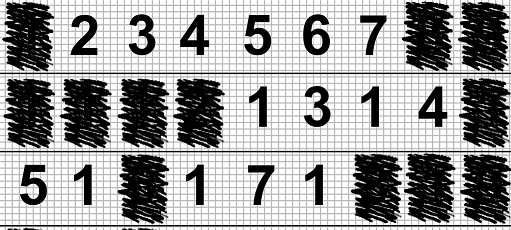
#> input picture Problem_4/digits_main_image.png, 511 x 230 px
$ jupyter execute --allow-errors numbers_detection.ipynb
#> lines starting #> are read from the running program, lines starting #| are printed output that depends on the picture; after the words box and inside, x2 and y2 are one past the last pixel; in counts of white or black regions, pixels touching at a corner belong together
[cell 1]
import cv2 as cv
import numpy as np
import matplotlib.pyplot as plt

[cell 2]
def load_and_binarize(image_path):
    """Load an image and binarize it."""
#> called with image_path = 'digits_main_image.png'
    img = cv.imread(image_path, cv.IMREAD_GRAYSCALE)
#> img is the input picture: shape (230, 511); min 0, max 255, mean 153.1
    _, bin_img = cv.threshold(img, 128, 255, cv.THRESH_BINARY_INV)
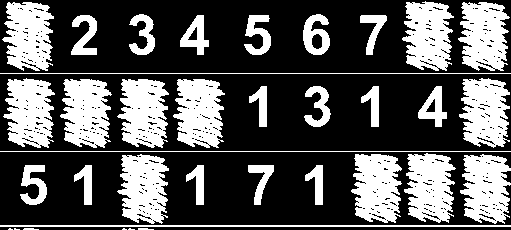
#> bin_img: shape (230, 511); 34.9% white; 36 white regions (4 under 20 px), largest, box (x1, y1, x2, y2) and area: (173, 79, 225, 148) 2641, (351, 154, 402, 223) 2641, (60, 79, 112, 148) 2619
#> call 2 of load_and_binarize, with image_path = 'template_4.png'
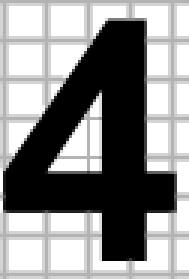
#> input picture Problem_4/template_4.png, 63 x 93 px (shown 3 times larger)
#> in load_and_binarize, img is the input picture: shape (93, 63); min 0, max 255, mean 140.6
#> in load_and_binarize (call 2), `_, bin_img = cv.threshold(img, 128, 255, cv.THRESH_BINARY_INV)`:
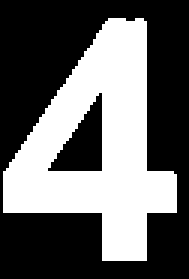
#> bin_img: shape (93, 63) (shown 3 times larger); 39.9% white; 1 white region
    return bin_img

def create_mask(template):
    """Create a mask for templates 4 and 6."""
    mask = np.zeros_like(template, dtype=np.uint8)
    contours, _ = cv.findContours(template, cv.RETR_EXTERNAL, cv.CHAIN_APPROX_SIMPLE)
#> contours = 1 contour; box (x1, y1, x2, y2) and area: (1, 6, 59, 87) 2467
    cv.drawContours(mask, contours, -1, 255, thickness=cv.FILLED)
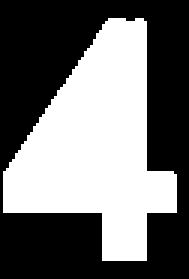
#> mask: shape (93, 63) (shown 3 times larger); 44.1% white; 1 white region, box (x1, y1, x2, y2) and area: (1, 6, 59, 87) 2585
    mask = cv.bitwise_not(mask)
#> mask: shape (93, 63); 55.9% white; 1 black region, box (x1, y1, x2, y2) and area: (1, 6, 59, 87) 2585
    return 255 - mask

[cell 3]
def find_best_scale_and_detect_digits(main_image, templates):
    """Find the best scale using pyramid scaling and detect digits."""
    scales = [0.5, 0.75, 1.25, 1.5, 2.0]  # Possible scales to test
    best_scale = 1.0
    threshold = 0.95
    best_matches = []

    for digit, (tmpl, mask) in templates.items():
        res = cv.matchTemplate(main_image, tmpl, cv.TM_CCORR_NORMED, mask=mask)
        loc = np.where(res >= threshold)
        for pt in zip(*loc[::-1]):
            top_left = pt
            bottom_right = (top_left[0] + tmpl.shape[1], top_left[1] + tmpl.shape[0])
            max_val = res[top_left[1], top_left[0]]
            best_matches.append((max_val, digit, top_left, bottom_right))

    for scale in scales:
        scaled_img = cv.resize(main_image, None, fx=scale, fy=scale, interpolation=cv.INTER_LINEAR)
        scale_matches = []

        for digit, (tmpl, mask) in templates.items():
            res = cv.matchTemplate(scaled_img, tmpl, cv.TM_CCORR_NORMED, mask=mask)
            loc = np.where(res >= threshold)  # Все точки, где корреляция >= threshold

            for pt in zip(*loc[::-1]):  # Перебор всех подходящих точек
                top_left = pt
                bottom_right = (top_left[0] + tmpl.shape[1], top_left[1] + tmpl.shape[0])
                max_val = res[top_left[1], top_left[0]]  # Значение корреляции
                scale_matches.append((max_val, digit, top_left, bottom_right))

        if sum(match[0] for match in scale_matches) > sum(match[0] for match in best_matches):
            best_scale = scale
            best_matches = scale_matches

    return best_scale, best_matches

[cell 4]
def plot_results(main_image, detected_positions, scale):
    """Plot the results with rectangles and digit labels."""
    scaled_img = cv.resize(main_image, None, fx=scale, fy=scale, interpolation=cv.INTER_LINEAR)

    for _, digit, top_left, bottom_right in detected_positions:
        cv.rectangle(scaled_img, top_left, bottom_right, (255, 0, 0), 2)
        cv.putText(scaled_img, str(digit), (top_left[0], top_left[1] - 5), cv.FONT_HERSHEY_SIMPLEX, 0.5, (255, 255, 255), 1)

    plt.imshow(scaled_img, cmap='gray')
    plt.title("Detected Digits")
    plt.axis('off')
    plt.show()

Специально уменьшил в 2 раза основную картинку. Шаблоны нарезались с большей картинки

[cell 5]
main_image_path = "digits_main_image.png"
main_image = load_and_binarize(main_image_path)
plt.imshow( main_image, interpolation = 'none' );

[cell 6]
template_path = f"template_4.png"  # Replace with your template paths
tmpl = load_and_binarize(template_path)
tmpl_mask = create_mask(tmpl)
plt.imshow( tmpl_mask, interpolation = 'none' );
tmpl_mask[0, 0]
#> Out = 0

[cell 7]
templates = {}
for digit in range(1, 8):
    template_path = f"template_{digit}.png"
    tmpl = load_and_binarize(template_path)
    # tmpl_mask = create_mask(tmpl) if digit in [4, 6] else None
    tmpl_mask = None
    templates[digit] = (tmpl, tmpl_mask)
#> pass 2 of the loop `for digit in range(1, 8):`:
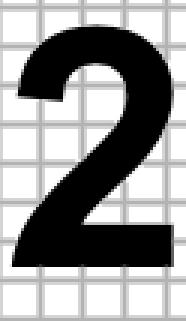
#> input picture Problem_4/template_2.png, 62 x 107 px (shown 3 times larger)
#> in load_and_binarize, img is the input picture: shape (107, 62); min 0, max 255, mean 150.7
#> in load_and_binarize (call 4), `_, bin_img = cv.threshold(img, 128, 255, cv.THRESH_BINARY_INV)`:
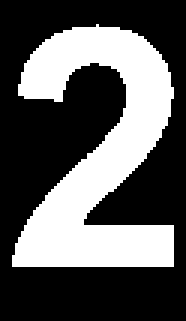
#> bin_img: shape (107, 62) (shown 3 times larger); 35.4% white; 1 white region, box (x1, y1, x2, y2) and area: (4, 8, 58, 89) 2348
#> pass 3 of the loop `for digit in range(1, 8):`:
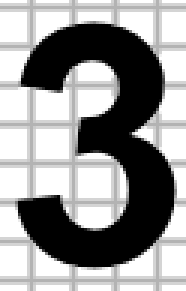
#> input picture Problem_4/template_3.png, 62 x 97 px (shown 3 times larger)
#> in load_and_binarize, img is the input picture: shape (97, 62); min 0, max 255, mean 150.3
#> in load_and_binarize (call 5), `_, bin_img = cv.threshold(img, 128, 255, cv.THRESH_BINARY_INV)`:
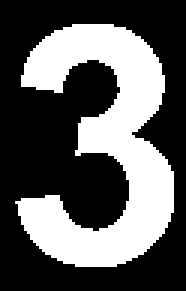
#> bin_img: shape (97, 62) (shown 3 times larger); 35.9% white; 1 white region, box (x1, y1, x2, y2) and area: (5, 8, 58, 89) 2160
#> the loop made 7 passes; the first 3 are shown

#> (a cell that did not finish here is left out)

#> in find_best_scale_and_detect_digits, `scales = [0.5, 0.75, 1.25, 1.5, 2.0]`: scales = [0.5, 0.75, 1.25, 1.5, 2]
#> the loop in find_best_scale_and_detect_digits, `for digit, (tmpl, mask) in templates.items():` made 1 pass
#> (digit, tmpl, mask) on pass 1: (1, None, None)
#> after the loop in find_best_scale_and_detect_digits, `for digit, (tmpl, mask) in templates.items():`: best_matches = []
